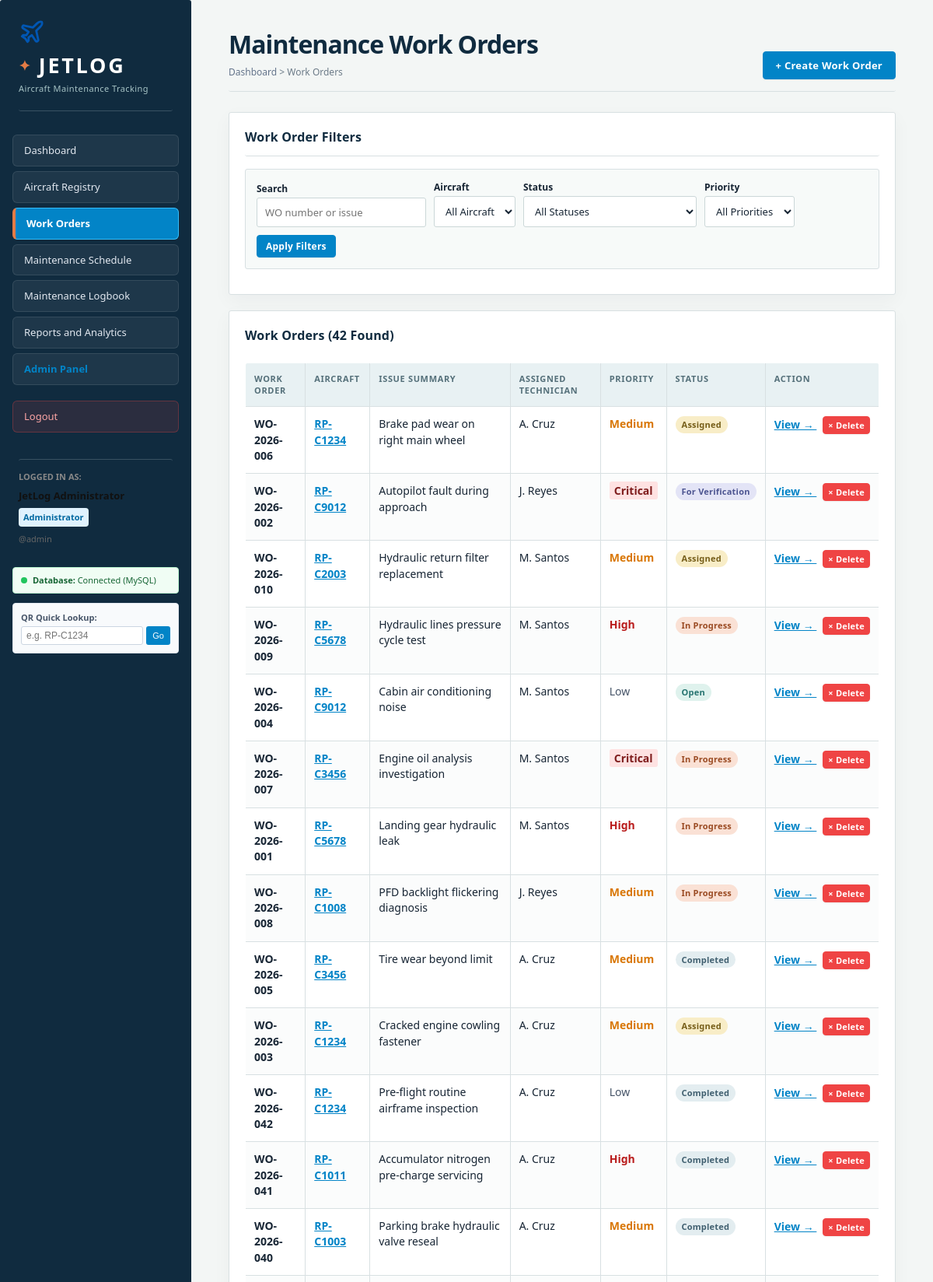
Page /work-orders.php (signed in, upper part) on the committed database.
### tables this page shows
CREATE TABLE `users` (
  `user_id` INT UNSIGNED NOT NULL AUTO_INCREMENT,
  `username` VARCHAR(50) NOT NULL UNIQUE,
  `email` VARCHAR(120) NOT NULL UNIQUE,
  `password_hash` VARCHAR(255) NOT NULL,
  `first_name` VARCHAR(50) NOT NULL,
  `last_name` VARCHAR(50) NOT NULL,
  `role` ENUM('Administrator', 'Maintenance Supervisor', 'Lead Technician', 'Technician', 'Avionics Specialist', 'Inspector') NOT NULL DEFAULT 'Technician',
  `phone` VARCHAR(30) NULL,
  `status` ENUM('Active', 'Inactive', 'Suspended') NOT NULL DEFAULT 'Active',
  `last_login` DATETIME NULL,
  `created_at` TIMESTAMP NOT NULL DEFAULT CURRENT_TIMESTAMP,
  `updated_at` TIMESTAMP NOT NULL DEFAULT CURRENT_TIMESTAMP ON UPDATE CURRENT_TIMESTAMP,
  PRIMARY KEY (`user_id`),
  INDEX `idx_users_role` (`role`),
  INDEX `idx_users_status` (`status`)
);

CREATE TABLE `work_orders` (
  `work_order_id` INT UNSIGNED NOT NULL AUTO_INCREMENT,
  `work_order_number` VARCHAR(30) NOT NULL UNIQUE COMMENT 'e.g. WO-2026-001',
  `aircraft_id` INT UNSIGNED NOT NULL,
  `discrepancy_id` INT UNSIGNED NULL,
  `issue_summary` VARCHAR(255) NOT NULL,
  `priority` ENUM('Low', 'Medium', 'High', 'Critical') NOT NULL DEFAULT 'Medium',
  `assigned_technician_id` INT UNSIGNED NULL,
  `status` ENUM('Open', 'Assigned', 'In Progress', 'For Verification', 'Completed', 'Cancelled') NOT NULL DEFAULT 'Open',
  `date_created` DATE NOT NULL,
  `due_date` DATE NOT NULL,
  `completed_date` DATE NULL,
  `technician_remarks` TEXT NULL,
  `maintenance_action_performed` TEXT NULL,
  `verified_by_user_id` INT UNSIGNED NULL,
  `verified_at` DATETIME NULL,
  `qr_code_token` VARCHAR(64) NOT NULL UNIQUE COMMENT 'Hangar floor work order QR tracking token',
  `created_at` TIMESTAMP NOT NULL DEFAULT CURRENT_TIMESTAMP,
  `updated_at` TIMESTAMP NOT NULL DEFAULT CURRENT_TIMESTAMP ON UPDATE CURRENT_TIMESTAMP,
  PRIMARY KEY (`work_order_id`),
  CONSTRAINT `fk_wo_aircraft` FOREIGN KEY (`aircraft_id`) REFERENCES `aircraft` (`aircraft_id`) ON DELETE RESTRICT ON UPDATE CASCADE,
  CONSTRAINT `fk_wo_discrepancy` FOREIGN KEY (`discrepancy_id`) REFERENCES `discrepancies` (`discrepancy_id`) ON DELETE SET NULL ON UPDATE CASCADE,
  CONSTRAINT `fk_wo_technician` FOREIGN KEY (`assigned_technician_id`) REFERENCES `users` (`user_id`) ON DELETE SET NULL ON UPDATE CASCADE,
  CONSTRAINT `fk_wo_verifier` FOREIGN KEY (`verified_by_user_id`) REFERENCES `users` (`user_id`) ON DELETE SET NULL ON UPDATE CASCADE,
  INDEX `idx_wo_status` (`status`),
  INDEX `idx_wo_priority` (`priority`),
  INDEX `idx_wo_created` (`date_created`),
  INDEX `idx_wo_due` (`due_date`)
);

CREATE TABLE `aircraft` (
  `aircraft_id` INT UNSIGNED NOT NULL AUTO_INCREMENT,
  `registration_number` VARCHAR(20) NOT NULL UNIQUE COMMENT 'e.g. RP-C1234, RP-C5678',
  `model` VARCHAR(100) NOT NULL COMMENT 'e.g. Cessna 172, ATR 72, Airbus A320, CRJ 900, PA-28 Cherokee',
  `manufacturer` VARCHAR(100) NOT NULL COMMENT 'Airbus, ATR, Bombardier, Cessna, Piper',
  `status` ENUM('Available', 'Under Maintenance', 'Inspection Due', 'AOG', 'Decommissioned') NOT NULL DEFAULT 'Available',
  `serial_number` VARCHAR(60) NULL,
  `year_manufactured` YEAR NULL,
  `total_flight_hours` DECIMAL(10, 2) NOT NULL DEFAULT 0.00,
  `total_flight_cycles` INT UNSIGNED NOT NULL DEFAULT 0,
  `location` VARCHAR(100) NOT NULL DEFAULT 'Hangar 1',
  `qr_code_token` VARCHAR(64) NOT NULL UNIQUE COMMENT 'Unique token encoded into QR code for mobile scanning',
  `created_at` TIMESTAMP NOT NULL DEFAULT CURRENT_TIMESTAMP,
  `updated_at` TIMESTAMP NOT NULL DEFAULT CURRENT_TIMESTAMP ON UPDATE CURRENT_TIMESTAMP,
  PRIMARY KEY (`aircraft_id`),
  INDEX `idx_aircraft_reg` (`registration_number`),
  INDEX `idx_aircraft_status` (`status`),
  INDEX `idx_aircraft_manufacturer` (`manufacturer`),
  INDEX `idx_aircraft_model` (`model`)
);

### auth.php (called while the page is built, shortened)
<?php
require_once __DIR__ . '/db.php';
function getCurrentUser(): ?array {
    return $_SESSION['jetlog_user'] ?? null;
}
function isAdmin(): bool {
    $user = getCurrentUser();
    $role = $user['role'] ?? '';
    return in_array($role, ['Administrator', 'Maintenance Supervisor'], true);
}

### db.php (called while the page is built, shortened)
<?php
function getDbConnection(): PDO {
    static $pdo = null;
    if ($pdo === null) {
        $dsn = sprintf('mysql:host=%s;port=%s;dbname=%s;charset=%s', DB_HOST, DB_PORT, DB_NAME, DB_CHARSET);
        $options = [
            PDO::ATTR_ERRMODE            => PDO::ERRMODE_EXCEPTION,
            PDO::ATTR_DEFAULT_FETCH_MODE => PDO::FETCH_ASSOC,
            PDO::ATTR_EMULATE_PREPARES   => false,
            PDO::ATTR_TIMEOUT            => 5,
        ];
        try {
            $pdo = new PDO($dsn, DB_USER, DB_PASS, $options);
        } catch (PDOException $e) {
            error_log('Database Connection Error: ' . $e->getMessage());
            throw new Exception("Unable to connect to JetLog database '" . DB_NAME . "'. Please ensure MySQL is running in XAMPP.");
        }
    }
    return $pdo;
}
function testDbConnection(): bool {
    try {
        $pdo = getDbConnection();
        return ($pdo !== null);
    } catch (Exception $e) {
        return false;
    }
}

### work-orders.php (the view, shortened to what this page needs)
<?php
require_once __DIR__ . '/auth.php';
$currentUser = getCurrentUser();
$activePage = 'work-orders';
$pdo = getDbConnection();
$searchQuery = trim($_GET['search'] ?? '');
$filterStatus = trim($_GET['status'] ?? 'All Statuses');
$filterPriority = trim($_GET['priority'] ?? 'All Priorities');
$sql = '
    SELECT
        wo.*,
        a.registration_number AS aircraft_registration,
        a.model AS aircraft_model,
        CONCAT(u.first_name, " ", u.last_name) AS technician_name
    FROM work_orders wo
    JOIN aircraft a ON wo.aircraft_id = a.aircraft_id
    LEFT JOIN users u ON wo.assigned_technician_id = u.user_id
    WHERE 1=1
';
$params = [];
$sql .= ' ORDER BY wo.date_created DESC, wo.work_order_id DESC';
$stmt = $pdo->prepare($sql);
$stmt->execute($params);
$workOrders = $stmt->fetchAll();
$techList = $pdo->query('SELECT user_id, first_name, last_name, role FROM users WHERE status="Active" ORDER BY first_name ASC')->fetchAll();
?>
<!DOCTYPE html>
<html lang="en">
<head>
<link rel="stylesheet" href="styles.css">
</head>
<body>
<div class="layout">
  <?php include __DIR__ . '/navbar.php'; ?>
  <main class="main">
    <div class="page-header" style="display:flex; justify-content:space-between; align-items:flex-end;">
      <div>
        <h1>Maintenance Work Orders</h1>
        <div class="breadcrumb">
          <a href="dashboard.php" style="color:#64748b; text-decoration:none;">Dashboard</a> &gt; Work Orders
        </div>
      </div>
      <div>
        <button class="btn" onclick="openCreateModal()" style="background:#0284c7; color:#fff; border-color:#0284c7; cursor:pointer;">
          + Create Work Order
        </button>
      </div>
    </div>
    <div class="panel">
      <h2>Work Order Filters</h2>
      <form method="GET" action="work-orders.php" class="filter-bar">
        <div class="filter-item">
          <label for="search">Search</label>
          <input type="text" id="search" name="search" placeholder="WO number or issue" value="<?= htmlspecialchars($searchQuery) ?>">
        </div>
        <div class="filter-item">
          <label for="aircraft">Aircraft</label>
          <select id="aircraft" name="aircraft">
            <option value="All Aircraft">All Aircraft</option>
          </select>
        </div>
        <div class="filter-item">
          <label for="status">Status</label>
          <select id="status" name="status">
            <option value="All Statuses" <?= $filterStatus === 'All Statuses' ? 'selected' : '' ?>>All Statuses</option>
          </select>
        </div>
        <div class="filter-item">
          <label for="priority">Priority</label>
          <select id="priority" name="priority">
            <option value="All Priorities" <?= $filterPriority === 'All Priorities' ? 'selected' : '' ?>>All Priorities</option>
          </select>
        </div>
        <div class="filter-item" style="display:flex; gap:6px; align-items:flex-end;">
          <button type="submit" class="btn small" style="cursor:pointer;">Apply Filters</button>
        </div>
      </form>
    </div>
    <div class="panel">
      <div style="display:flex; justify-content:space-between; align-items:center; margin-bottom:10px;">
        <h2 style="margin:0; border:none;">Work Orders (<?= count($workOrders) ?> Found)</h2>
      </div>
      <table class="wire">
        <thead>
          <tr>
            <th>Work Order</th>
            <th>Aircraft</th>
            <th>Issue Summary</th>
            <th>Assigned Technician</th>
            <th>Priority</th>
            <th>Status</th>
            <th>Action</th>
          </tr>
        </thead>
        <tbody>
          <?php if (!empty($workOrders)): ?>
            <?php foreach ($workOrders as $wo): ?>
              <tr>
                <td><strong><?= htmlspecialchars($wo['work_order_number']) ?></strong></td>
                <td>
                  <a href="aircraft-profile.php?reg=<?= urlencode($wo['aircraft_registration']) ?>" style="font-weight:600; color:#0284c7;">
                    <?= htmlspecialchars($wo['aircraft_registration']) ?>
                  </a>
                </td>
                <td><?= htmlspecialchars($wo['issue_summary']) ?></td>
                <td><?= htmlspecialchars($wo['technician_name'] ?? 'Unassigned') ?></td>
                <td>
                  <span class="priority-<?= strtolower(htmlspecialchars($wo['priority'])) ?>">
                    <?= htmlspecialchars($wo['priority']) ?>
                  </span>
                </td>
                <td>
                  <?php
                    $woClass = match($wo['status']) {
                      'In Progress' => 'status-progress',
                      'For Verification' => 'status-verification',
                      'Assigned' => 'status-assigned',
                      'Completed' => 'status-completed',
                      default => 'status-open',
                    };
                  ?>
                  <span class="status <?= $woClass ?>"><?= htmlspecialchars($wo['status']) ?></span>
                </td>
                <td style="white-space:nowrap;">
                  <a href="work-order-details.php?id=<?= (int)$wo['work_order_id'] ?>" style="color:#0284c7; font-weight:600; margin-right:8px;">
                    View &rarr;
                  </a>
                  <form method="POST" action="work-orders.php" style="display:inline;" onsubmit="return confirm('Are you sure you want to permanently delete Work Order <?= htmlspecialchars($wo['work_order_number']) ?>?');">
                    <button type="submit" class="btn small" style="background:#ef4444; color:#fff; border-color:#ef4444; font-size:11px; padding:3px 6px; cursor:pointer;" title="Delete work order">
                      &times; Delete
                    </button>
                  </form>
                </td>
              </tr>
            <?php endforeach; ?>
          <?php else: ?>
            <tr>
              <td colspan="7" style="text-align:center; color:#64748b; padding:20px;">No work orders match the current filters.</td>
            </tr>
          <?php endif; ?>
        </tbody>
      </table>
    </div>
  </main>
</div>
</body>
</html>

### navbar.php (shortened to what this page needs)
<?php
require_once __DIR__ . '/auth.php';
$activePage = $activePage ?? '';
$userIsAdmin = (function_exists('isAdmin') && isAdmin())
    || in_array(($currentUser['role'] ?? ''), ['Administrator', 'Maintenance Supervisor'], true);
?>
<aside class="sidebar">
  <div class="brand">
    <div class="brand-logo" style="margin-bottom: 6px;">
    </div>
    <div class="brand-name">JETLOG</div>
    <div class="brand-sub">Aircraft Maintenance Tracking</div>
  </div>
  <nav>
    <a href="dashboard.php" class="<?= $activePage === 'dashboard' ? 'active' : '' ?>">Dashboard</a>
    <a href="aircraft.php" class="<?= $activePage === 'aircraft' ? 'active' : '' ?>">Aircraft Registry</a>
    <a href="work-orders.php" class="<?= $activePage === 'work-orders' ? 'active' : '' ?>">Work Orders</a>
    <a href="schedule.php" class="<?= $activePage === 'schedule' ? 'active' : '' ?>">Maintenance Schedule</a>
    <a href="logbook.php" class="<?= $activePage === 'logbook' ? 'active' : '' ?>">Maintenance Logbook</a>
    <a href="reports.php" class="<?= $activePage === 'reports' ? 'active' : '' ?>">Reports and Analytics</a>
    <?php if ($userIsAdmin): ?>
      <a href="admin.php" class="<?= $activePage === 'admin' ? 'active' : '' ?>" style="font-weight:700; color:#0284c7;">Admin Panel</a>
    <?php endif; ?>
    <a href="logout.php" class="logout" onclick="return confirm('Are you sure you want to log out?');">Logout</a>
  </nav>
  <div class="sidebar-note">
    <div style="font-size: 11px; text-transform: uppercase; color: #888; font-weight: bold; margin-bottom: 3px;">Logged in as:</div>
    <strong style="color: #111; font-size: 13px;"><?= htmlspecialchars(($currentUser['first_name'] ?? '') . ' ' . ($currentUser['last_name'] ?? '')) ?></strong><br>
    <span style="display: inline-block; background: #e0f2fe; color: #0369a1; padding: 2px 6px; border-radius: 4px; font-size: 11px; font-weight: 600; margin-top: 4px;">
      <?= htmlspecialchars($currentUser['role'] ?? 'Technician') ?>
    </span>
    <div style="margin-top: 6px; font-size: 11px; color: #666;">
      @<?= htmlspecialchars($currentUser['username'] ?? 'user') ?>
    </div>
  </div>
  <?php $dbOk = function_exists('testDbConnection') ? testDbConnection() : false; ?>
  <?php if ($dbOk): ?>
    <div style="margin-top: 14px; padding: 8px 10px; background: #f0fdf4; border: 1px solid #bbf7d0; border-radius: 4px; font-size: 11px; color: #166534;">
      <span style="display:inline-block; width:8px; height:8px; background:#22c55e; border-radius:50%; margin-right:4px;"></span>
      <strong>Database:</strong> Connected (MySQL)
    </div>
  <?php endif; ?>
  <div style="margin-top: 12px; padding: 10px; background: #f8fafc; border: 1px solid #e2e8f0; border-radius: 4px;">
    <div style="font-size: 11px; font-weight: bold; color: #475569; margin-bottom: 4px;">QR Quick Lookup:</div>
    <form method="GET" action="aircraft-profile.php" style="display:flex; gap:4px;">
      <input type="text" name="reg" placeholder="e.g. RP-C1234" style="width:100%; padding:4px 6px; font-size:12px; border:1px solid #cbd5e1; border-radius:3px;">
      <button type="submit" style="padding:4px 8px; font-size:11px; background:#0284c7; color:#fff; border:none; border-radius:3px; cursor:pointer;">Go</button>
    </form>
  </div>
</aside>

### work-orders.php (style rules this page uses)
.priority-high { color: #b91c1c; font-weight: bold; }
.priority-critical { color: #7f1d1d; background: #fee2e2; padding: 2px 6px; border-radius: 3px; font-weight: bold; }
.priority-medium { color: #d97706; font-weight: 600; }
.priority-low { color: #475569; }

### rows in the picture
users: first_name+last_name "JetLog Administrator", role "Administrator"
work_orders: work_order_number "WO-2026-006", aircraft.registration_number "RP-C1234", issue_summary "Brake pad wear on right main wheel", technician_name "A. Cruz", priority "Medium", status "Assigned"
work_orders: work_order_number "WO-2026-002", aircraft.registration_number "RP-C9012", issue_summary "Autopilot fault during approach", technician_name "J. Reyes", priority "Critical", status "For Verification"
work_orders: work_order_number "WO-2026-010", aircraft.registration_number "RP-C2003", issue_summary "Hydraulic return filter replacement", technician_name "M. Santos", priority "Medium", status "Assigned"
work_orders: work_order_number "WO-2026-009", aircraft.registration_number "RP-C5678", issue_summary "Hydraulic lines pressure cycle test", technician_name "M. Santos", priority "High", status "In Progress"
work_orders: work_order_number "WO-2026-004", aircraft.registration_number "RP-C9012", issue_summary "Cabin air conditioning noise", technician_name "M. Santos", priority "Low", status "Open"
work_orders: work_order_number "WO-2026-007", aircraft.registration_number "RP-C3456", issue_summary "Engine oil analysis investigation", technician_name "M. Santos", priority "Critical", status "In Progress"
work_orders: work_order_number "WO-2026-001", aircraft.registration_number "RP-C5678", issue_summary "Landing gear hydraulic leak", technician_name "M. Santos", priority "High", status "In Progress"
work_orders: work_order_number "WO-2026-008", aircraft.registration_number "RP-C1008", issue_summary "PFD backlight flickering diagnosis", technician_name "J. Reyes", priority "Medium", status "In Progress"
work_orders: work_order_number "WO-2026-005", aircraft.registration_number "RP-C3456", issue_summary "Tire wear beyond limit", technician_name "A. Cruz", priority "Medium", status "Completed"
work_orders: work_order_number "WO-2026-003", aircraft.registration_number "RP-C1234", issue_summary "Cracked engine cowling fastener", technician_name "A. Cruz", priority "Medium", status "Assigned"
work_orders: work_order_number "WO-2026-042", aircraft.registration_number "RP-C1234", issue_summary "Pre-flight routine airframe inspection", technician_name "A. Cruz", priority "Low", status "Completed"
work_orders: work_order_number "WO-2026-041", aircraft.registration_number "RP-C1011", issue_summary "Accumulator nitrogen pre-charge servicing", technician_name "A. Cruz", priority "High", status "Completed"
work_orders: work_order_number "WO-2026-040", aircraft.registration_number "RP-C1003", issue_summary "Parking brake hydraulic valve reseal", technician_name "A. Cruz", priority "Medium", status "Completed"

### other values in the picture
$currentUser['username'] "admin"
count($workOrders) "42"
